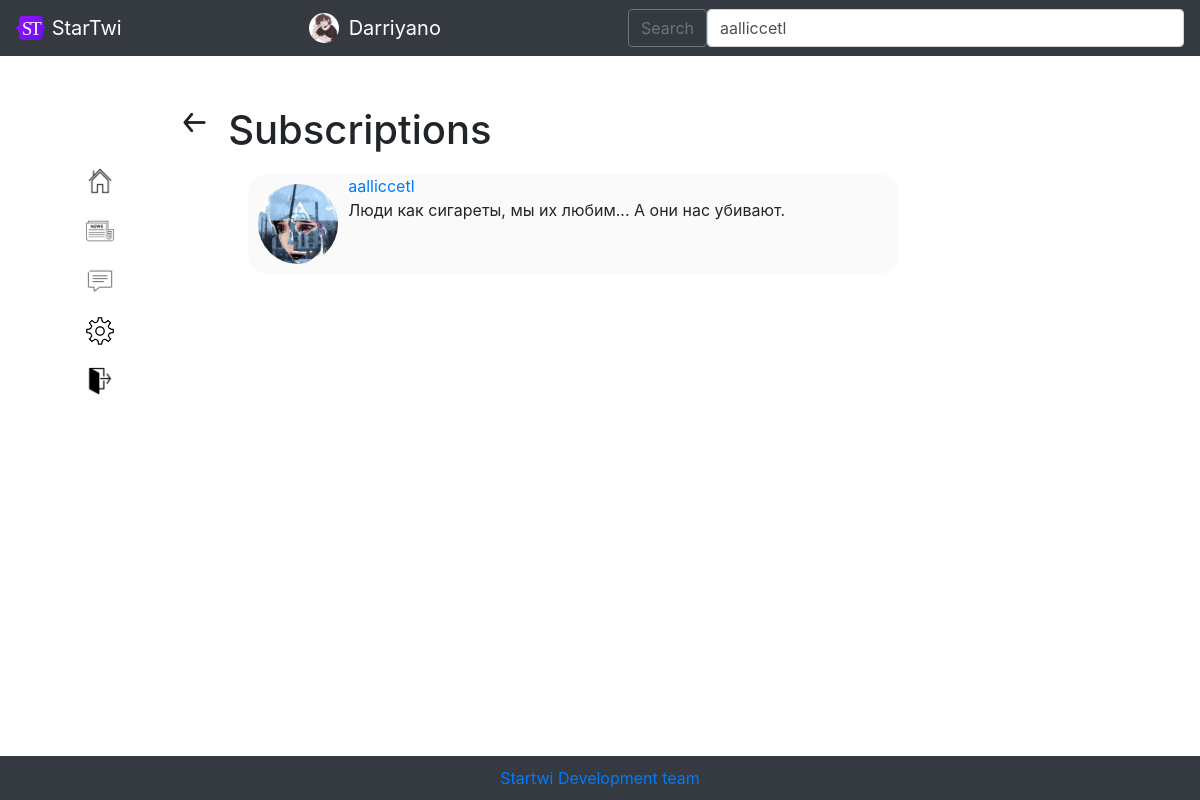
/following/Darriyano (signed in), run on an earlier commit of the app's database.
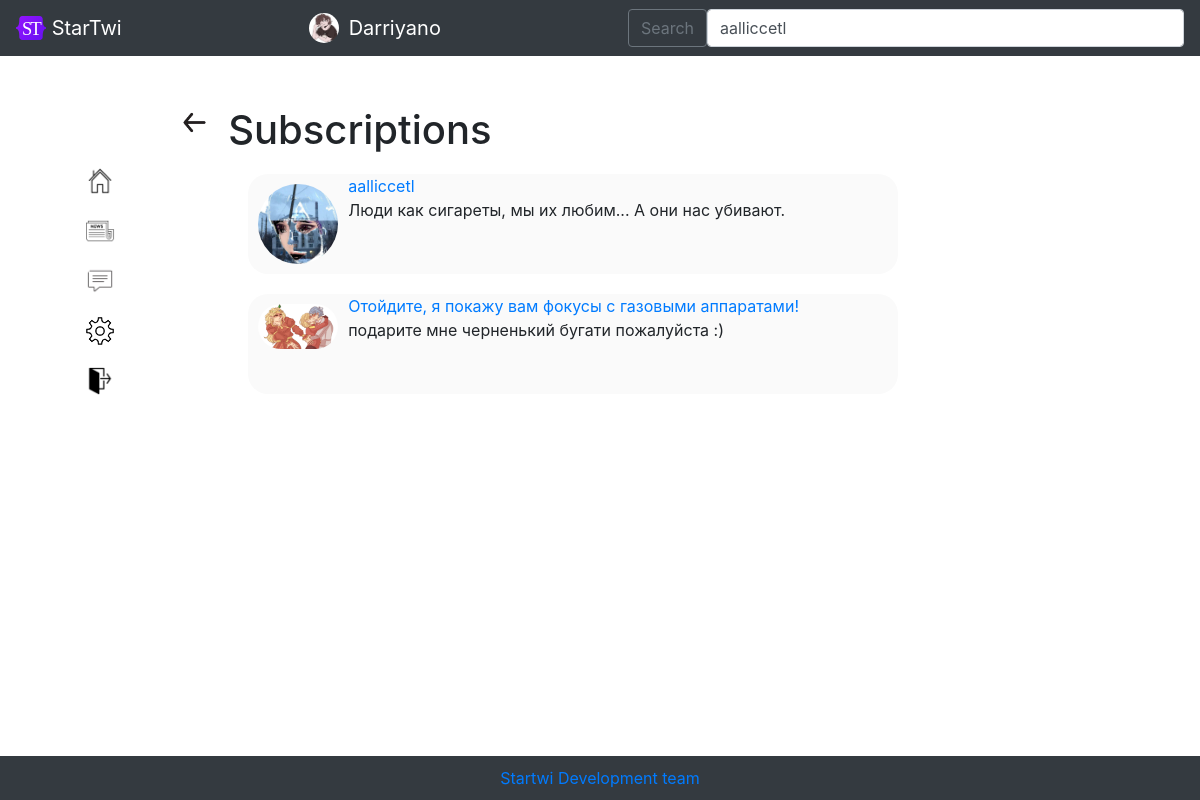
And on a later commit of the database.
### data/users.py (models this page shows, shortened)
class User(SqlAlchemyBase, UserMixin):
    __tablename__ = 'users'
    id = sqlalchemy.Column(sqlalchemy.Integer, primary_key=True, autoincrement=True)
    username = sqlalchemy.Column(sqlalchemy.String, unique=True, nullable=True)
    year_of_birth = sqlalchemy.Column(sqlalchemy.Integer, nullable=True)
    month_of_birth = sqlalchemy.Column(sqlalchemy.Integer, nullable=True)
    day_of_birth = sqlalchemy.Column(sqlalchemy.Integer, nullable=True)
    country = sqlalchemy.Column(sqlalchemy.String, nullable=True)
    email = sqlalchemy.Column(sqlalchemy.String, unique=True, nullable=True)
    hashed_password = sqlalchemy.Column(sqlalchemy.String, nullable=True)
    modified_date = sqlalchemy.Column(sqlalchemy.DateTime, default=datetime.datetime.now())
    photo = sqlalchemy.Column(sqlalchemy.String, unique=True, nullable=True)
    about_me = sqlalchemy.Column(sqlalchemy.String, unique=True, nullable=True)
    followers = sqlalchemy.Column(sqlalchemy.String, nullable=True, default=' ')
    following = sqlalchemy.Column(sqlalchemy.String, nullable=True, default=' ')
    restrict = sqlalchemy.Column(sqlalchemy.Boolean, nullable=True, default=False)
    blacklist = sqlalchemy.Column(sqlalchemy.String, nullable=True, default=' ')

### main.py (the view)
@app.route('/following/<username>', methods=['GET', 'POST'])
@login_required
def following(username):
    db_sess = db_session.create_session()
    user = db_sess.query(User).filter(User.username == username).first()
    if not user:
        abort(404)
    return render_template('following.html', title='', user=user,
                           url_for=url_for, userlist=get_userlist(),
                           css_file=url_for('static', filename='css/style.css'),
                           str=str, db_sess_query_user=db_sess.query(User), user_class=User)

### data/db_session.py (called while the page is built)
def create_session() -> Session:
    global __factory
    return __factory()

### main.py (called while the page is built)
@login_manager.user_loader
def load_user(user_id):
    db_sess = db_session.create_session()
    return db_sess.query(User).get(user_id)

def get_userlist():
    return sorted(db_session.create_session().query(User).filter(User.username != current_user.username),
                  key=lambda x: [0 if str(x.id) in current_user.following.split(', ') else 1,
                                 - len(list(set(current_user.following.split(', ')) & set(
                                     x.following.split(', ')))),
                                 - len(list(set(current_user.followers.split(', ')) & set(
                                     x.followers.split(', ')))),
                                 x.username])

### templates/following.html
{% extends "base_logged_in.html" %}
{% block content %}
<a href="/account/{{ user.username }}" class="settingsback"><img src="{{ url_for('static', filename='img/back.png') }}" width="33px"></a>
<div class="following_list" style="margin: 50px;">
    <p>
        <h1>Subscriptions</h1>
    </p>
    {% if user.following.split(', ') |length != 1 %}
        {% for id in user.following.split(', ') %}
        {% set following_user = db_sess_query_user.filter(user_class.id == id).first() %}
            {% if following_user %}
                <div class="itsme">
                    <img src="{{ url_for('static', filename='img/' + following_user.photo) }}" class="round">
                    <a href="/account/{{ following_user.username }}">{{ following_user.username }}</a>
                    <p>{{ following_user.about_me}}</p>
                </div>
            {% endif %}
        {% endfor %}
    {% else %}
        <p>no subscriptions</p>
    {% endif %}
</div>
{% endblock %}

### templates/base_logged_in.html (shortened to what this page needs)
<!DOCTYPE html>
<html lang="en">
<head>
    <link rel="stylesheet"
          href="https://stackpath.bootstrapcdn.com/bootstrap/4.4.1/css/bootstrap.min.css"
>
    <link href="http://rawgithub.com/indrimuska/jquery-editable-select/master/dist/jquery-editable-select.min.css" rel="stylesheet">
    <link rel="stylesheet" type="text/css" href={{ css_file }}>
</head>
<body>
    <header>
        <nav class="navbar navbar-dark bg-dark">
            <a class="navbar-brand" href="#">
                <img src="/static/img/startwi-logo.svg" alt="" width="30" height="24" class="d-inline-block align-text-top">
                StarTwi
            </a>
            <a href="/account/{{ current_user.username }}" style="text-decoration: none;" class="navbar-brand">
                <img src="{{ url_for('static', filename='img/' + current_user.photo) }}" alt="" width="30" height="30" class="icon" style="margin: 0px; margin-right: 10px;">
                {{ current_user.username }}</a>
            <form class="d-flex" method="post" id="sample_form" name="sample_form">
                <button class="btn btn-outline-secondary" type="submit" name="Save" id="save">Search</button>
                <select name="users" id="users" class="form-control me-2" type="search" placeholder="Search" aria-label="Search">
                    {% for found_user in userlist %}
                        {% if found_user %}
                            <option>{{ found_user.username }}</option>
                        {% endif %}
                    {% endfor %}
               </select>
      </form>
    </nav>
    </header>
    <main role="main" class="container">
        <div style="float:left;">
            <ul style="list-style-type: none;">
                <li><a href="/account/{{ current_user.username }}"><img src="{{ url_for('static', filename='img/home_icon.png') }}" style="width:30px; margin-top:60px;"></a></li>
                <li><a href="/newstape"><img src="{{ url_for('static', filename='img/news_icon.png') }}" style="width:30px; margin-top:20px;"></a></li>
                <li><a href="/chats"><img src="{{ url_for('static', filename='img/messenger_icon.png') }}" style="width:30px; margin-top:20px;"></a></li>
                <li><a href="/account_settings/{{ current_user.username }}"><img src="{{ url_for('static', filename='img/settings.png') }}" style="width:30px; margin-top:20px;"></a></li>
                <li><a href="/logout"><img src="{{ url_for('static', filename='img/exit-icon.png') }}" style="width:30px; margin-top:20px;"></a></li>
            </ul>
        </div>
        <div style="margin-left: 12%">
            {% block content %}{% endblock %}
        </div>
        <br><br><br>
          <div class="footer"><a href="mailto:dashastepanova1901@mail.ru">Startwi Development team</a>
  </div>
    </main>
</body>
</html>

### static/css/style.css (style rules this page uses)
.itsme { background-color: #fafafa; border-radius: 20px; height: 100px; width: 650px; margin: 20px; }
.round { width: 80px; border-radius: 80px; float: left; margin: 10px; font-size: 27px; }
.icon { width: 30px; border-radius: 30px; float: left; margin: 20px; font-size: 27px; }
.settingsback { margin-bottom: 0px; float:left; position: absolute; }

### templates/base_logged_in.html (style rules this page uses)
.footer { position: fixed; left: 0; bottom: 0; padding: 10px; background: #343a40; color: #ffffff; width: 100%; text-align: center; }

What changed in the data, as far as the page shows it:
changed User "Darriyano": following " , 9" → " , 9, 17" (drawn)
now on this page (row unchanged): User: photo (picture), username "Отойдите, я покажу вам фокусы с газовыми аппаратами!", about_me "подарите мне черненький бугати пожалуйста :)"
